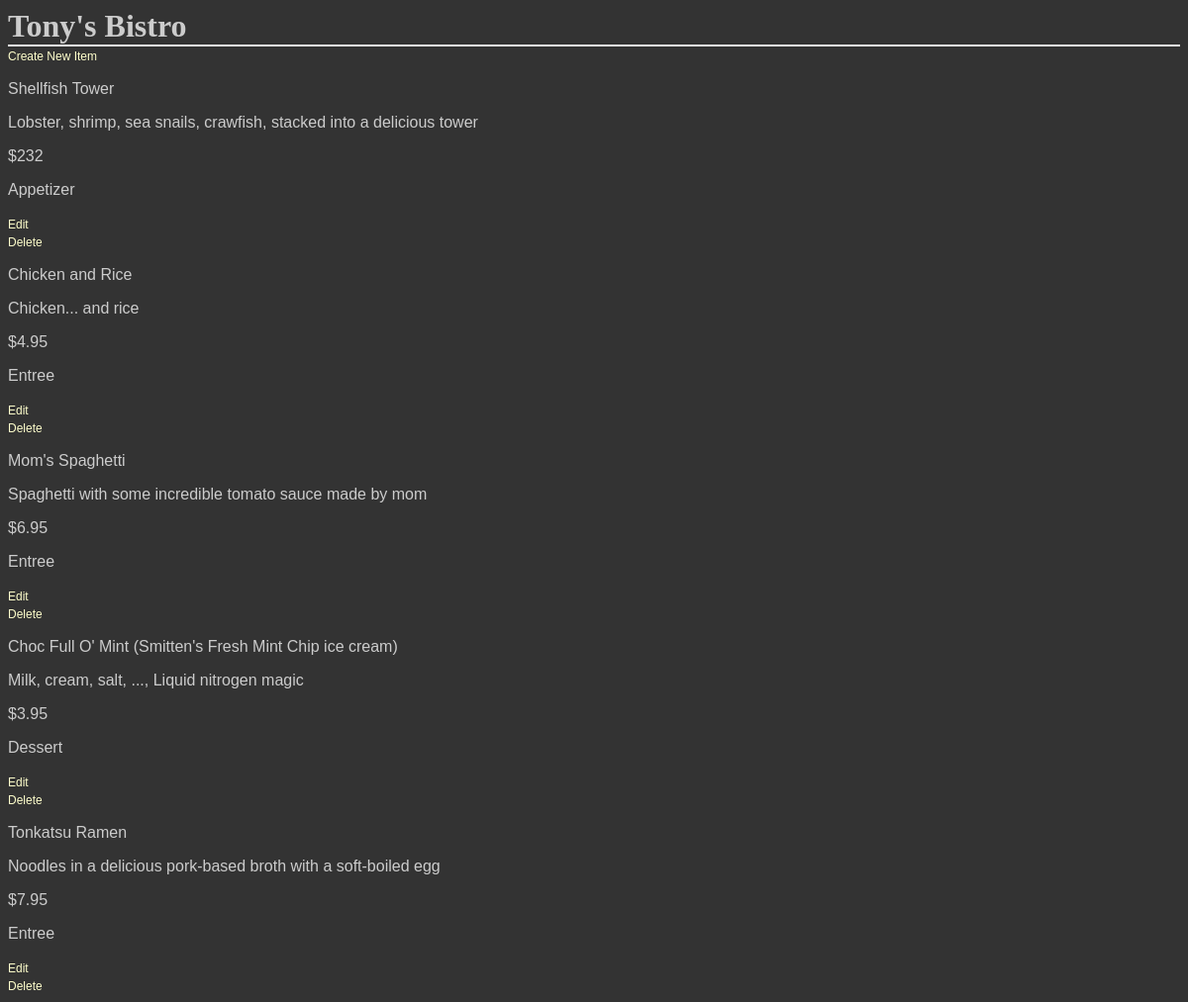
Page /restaurant/6/menu on the committed database.
### database_setup.py (models this page shows, shortened)
class AbstractBase(object):
    def __repr__(self):
        return str(self.__dict__)
    def serialize(self):
        raise NotImplemented()

class Restaurant(Base, AbstractBase):
    __tablename__ = 'restaurant'
    id = Column(Integer, Sequence('restaurant_id_seq'), primary_key=True)
    name = Column(String(80), nullable=False)

class MenuItem(Base, AbstractBase):
    __tablename__ = 'menu_item'
    name = Column(String(80), nullable=False)
    id = Column(Integer, Sequence('menuitem_id_seq'), primary_key=True)
    course = Column(String(250))
    description = Column(String(250))
    price = Column(String(8))
    restaurant_id = Column(Integer, ForeignKey('restaurant.id'))
    restaurant = relationship(Restaurant)

### project.py (the view)
@app.route("/restaurant/<int:restaurant_id>")
@app.route("/restaurant/<int:restaurant_id>/menu")
def restaurant_menu(restaurant_id):
    try:
        restaurant, items = get_restaurant_menu(restaurant_id)
    except NoResultFound:
        raise Exception("Not found")
    else:
        return render_template("menu.html", restaurant=restaurant, items=items)

### project.py (called while the page is built)
def get_restaurant_menu(restaurant_id):
    restaurant = read_data.read_by_id(Restaurant, {'id': restaurant_id})
    kwargs = {'restaurant_id': restaurant.id}
    items = read_data.find_by(MenuItem, kwargs)
    return restaurant, items

### read_data.py (called while the page is built)
def read_by_id(type, kwargs={}):
    data = session.query(type).filter_by(**kwargs).first()
    return data

def find_by(type, kwargs={}):
    data = session.query(type).filter_by(**kwargs)
    return data

### templates/menu.html (shortened to what this page needs)
<!DOCTYPE html>
<html lang="en">
<head>
    <link rel=stylesheet type=text/css href="{{ url_for('static', filename='style.css') }}">
</head>
<body>
<h1>{{restaurant.name}}</h1>
<a href='{{url_for("new_menu_item", restaurant_id = restaurant.id) }}'>
    Create New Item</a>
{% for i in items %}
<div>
    <p>{{i.name}}</p>
    <p>{{i.description}}</p>
    <p> {{i.price}} </p>
    <p> {{i.course}} </p>
    <a href='{{url_for("edit_menu_item", restaurant_id = restaurant.id, menu_id = i.id) }}'>Edit</a>
    <a href='{{url_for("delete_menu_item", restaurant_id = restaurant.id, menu_id = i.id ) }}'>Delete</a>
</div>
{% endfor %}
</body>
</html>
</html>

### static/style.css (style rules this page uses)
body { font-family: sans-serif; background-color: #333333; background-image: url('https://cloud.githubusercontent.com/assets/9041401/6119508/7cbced14-b07e-11e4-9dbd-f01488203879.jpg') }
h1, h2, h3, h4 { color: #CCCCCC; }
h1, h2 { font-family: 'Georgia', serif; margin: 0; }
h1 { border-bottom: 2px solid #eee; }
p { color: #CCCCCC; }
a { text-decoration: none; color:#FFFFCC; font-size: .75em; }

### rows in the picture
Restaurant: name "Tony's Bistro"
MenuItem: name "Shellfish Tower", description "Lobster, shrimp, sea snails, crawfish, stacked into a delicious tower", price "$232", course "Appetizer"
MenuItem: name "Chicken and Rice", description "Chicken... and rice", price "$4.95", course "Entree"
MenuItem: name "Mom's Spaghetti", description "Spaghetti with some incredible tomato sauce made by mom", price "$6.95", course "Entree"
MenuItem: name "Choc Full O' Mint (Smitten's Fresh Mint Chip ice cream)", description "Milk, cream, salt, ..., Liquid nitrogen magic", price "$3.95", course "Dessert"
MenuItem: name "Tonkatsu Ramen", description "Noodles in a delicious pork-based broth with a soft-boiled egg", price "$7.95", course "Entree"
